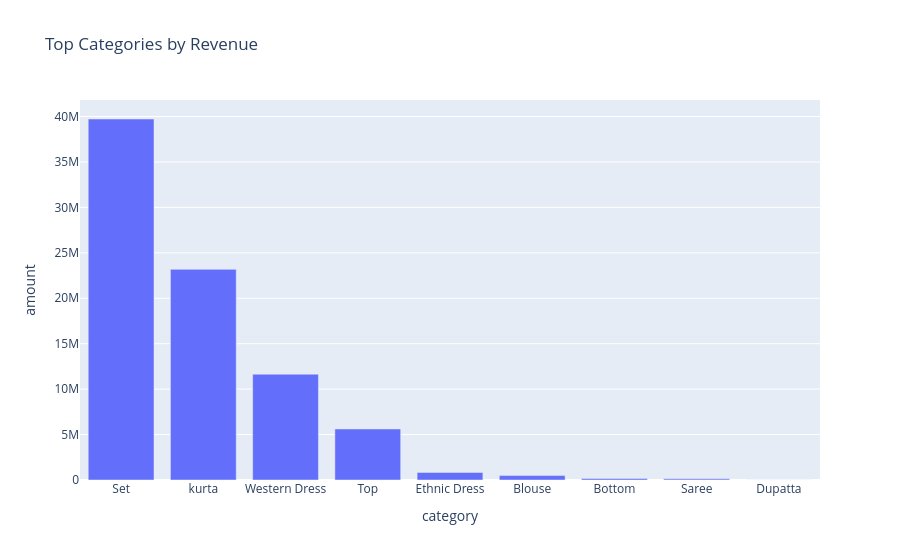

Source (notebook cell):
### Code cell
## Top 10 categories by Revenue 
category_revenue = (
    df.groupby("category")["amount"]
      .sum()
      .sort_values(ascending=False)
      .head(10)
      .reset_index()
)

fig = px.bar(
    category_revenue,
    x="category",
    y="amount",
    title="Top Categories by Revenue"
)

fig.show()

### Figure 1 — Plotly figure (JSON) as saved in the notebook; plotly's stock layout.template omitted (floating-point values rounded to 4 significant figures)
{"data": [{"hovertemplate": "category=%{x}<br>amount=%{y}<extra></extra>", "legendgroup": "", "marker": {"color": "#636efa", "pattern": {"shape": ""}}, "name": "", "orientation": "v", "showlegend": false, "textposition": "auto", "type": "bar", "x": ["Set", "kurta", "Western Dress", "Top", "Ethnic Dress", "Blouse", "Bottom", "Saree", "Dupatta"], "xaxis": "x", "y": [39730000.0, 23180000.0, 11640000.0, 5616000.0, 831100.0, 485600.0, 162800.0, 125600.0, 915.0], "yaxis": "y"}], "layout": {"barmode": "relative", "legend": {"tracegroupgap": 0}, "title": {"text": "Top Categories by Revenue"}, "xaxis": {"anchor": "y", "domain": [0, 1], "title": {"text": "category"}}, "yaxis": {"anchor": "x", "domain": [0, 1], "title": {"text": "amount"}}}}
